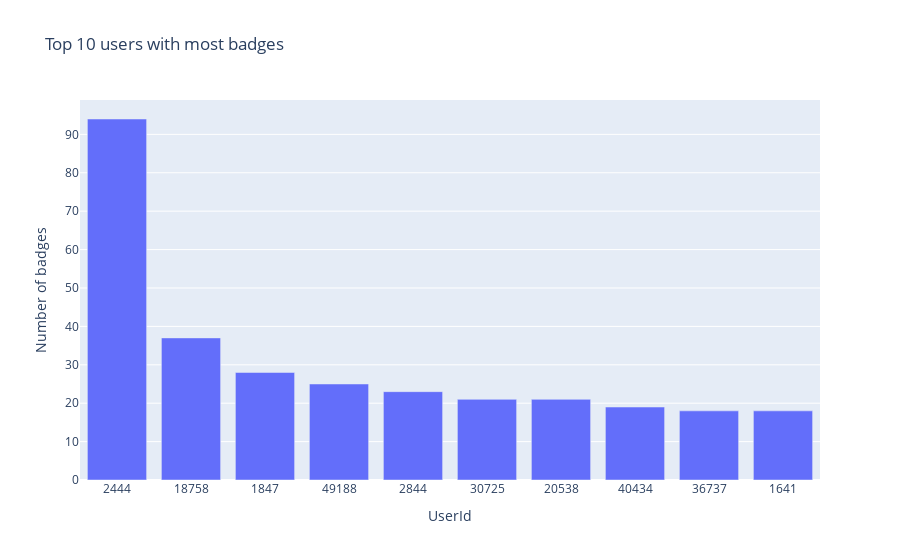

Here is the notebook cell this chart was saved with:
### Markdown cell above
### top użytkowników pod względem liczby odznak w latach 2021-2022

### Code cell
fig = badges_df.value_counts("UserId")[:10].plot(
    kind="bar", backend="plotly", title="Top 10 users with most badges"
)
fig.update_layout(xaxis_title="UserId", yaxis_title="Number of badges", showlegend=False)

### Figure 1 — Plotly figure (JSON) as saved in the notebook; plotly's stock layout.template omitted (floating-point values rounded to 4 significant figures)
{"data": [{"alignmentgroup": "True", "hovertemplate": "variable=0<br>UserId=%{x}<br>value=%{y}<extra></extra>", "legendgroup": "0", "marker": {"color": "#636efa", "pattern": {"shape": ""}}, "name": "0", "offsetgroup": "0", "orientation": "v", "showlegend": true, "textposition": "auto", "type": "bar", "x": ["2444", "18758", "1847", "49188", "2844", "30725", "20538", "40434", "36737", "1641"], "xaxis": "x", "y": [94, 37, 28, 25, 23, 21, 21, 19, 18, 18], "yaxis": "y"}], "layout": {"barmode": "relative", "legend": {"title": {"text": "variable"}, "tracegroupgap": 0}, "showlegend": false, "title": {"text": "Top 10 users with most badges"}, "xaxis": {"anchor": "y", "domain": [0, 1], "title": {"text": "UserId"}}, "yaxis": {"anchor": "x", "domain": [0, 1], "title": {"text": "Number of badges"}}}}
